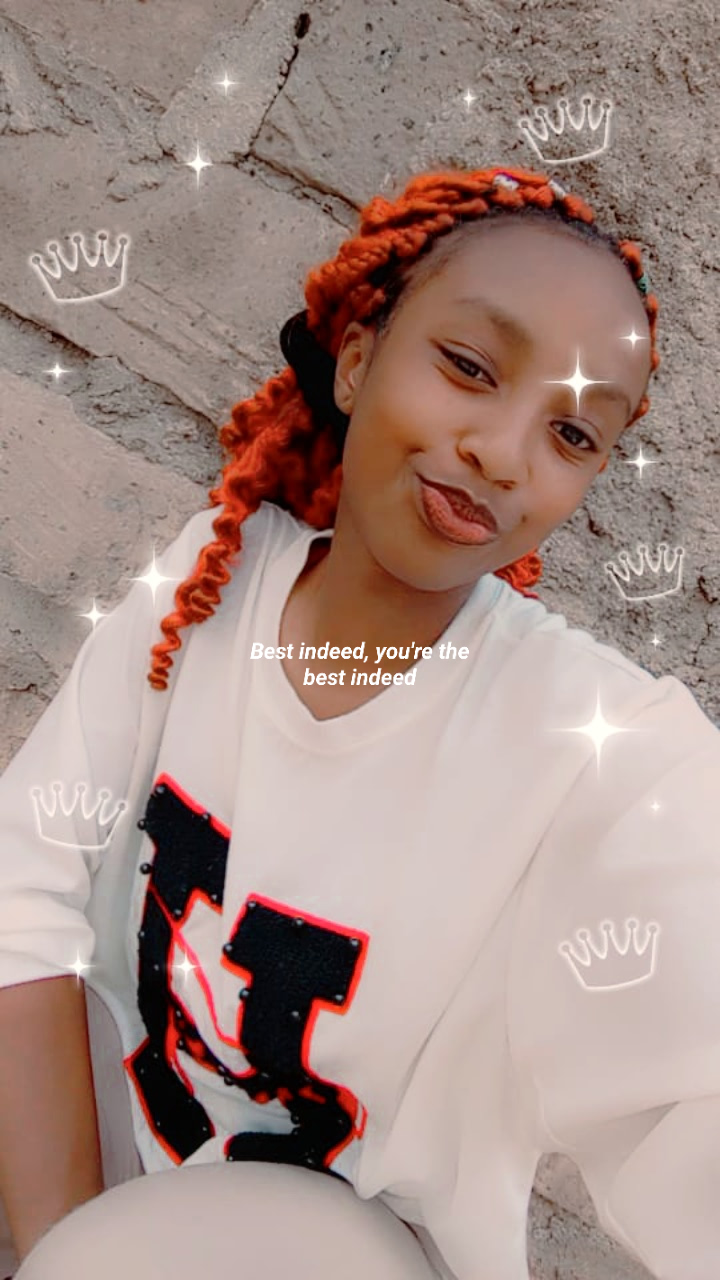
#> input picture IMG_1694894995982.jpg, 720 x 1280 px
$ python sketchy.py
#> lines starting #> are read from the running program, lines starting #| are printed output that depends on the picture
import cv2
import numpy as np
import imageio
import scipy.ndimage

img_path = "IMG_1694894995982.jpg"

def grayscale(rgb):
    return np.dot(rgb[..., :3], [0.299, 0.587, 0.114])

def dodge(front, back):
    result = front * 255 / (np.clip(255 - back, a_min=1, a_max=None))
    result[result > 255] = 255
    result[back == 255] = 255
    return result.astype('uint8')

# Read the image using imageio
s = imageio.imread(img_path)
#> s is the input picture: shape (1280, 720, 3); mean R, G, B 164.5, 140.3, 132.9

# Convert the image to grayscale
g = grayscale(s)
#> in grayscale, `return np.dot(rgb[..., :3], [0.299, 0.587, 0.114])`:
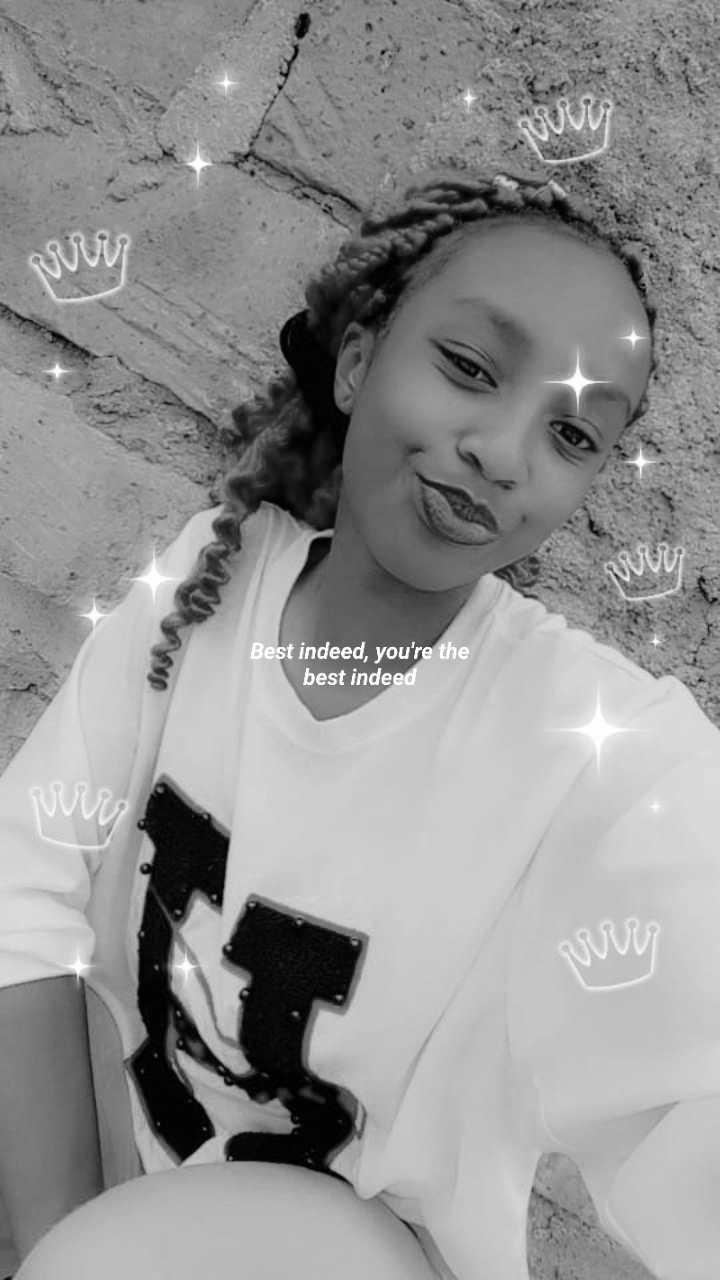
#> returned value: shape (1280, 720) float64; min 0, max 255, mean 146.7

# Invert the grayscale image
i = 255 - g

# Apply Gaussian filter
b = scipy.ndimage.filters.gaussian_filter(i, sigma=10)
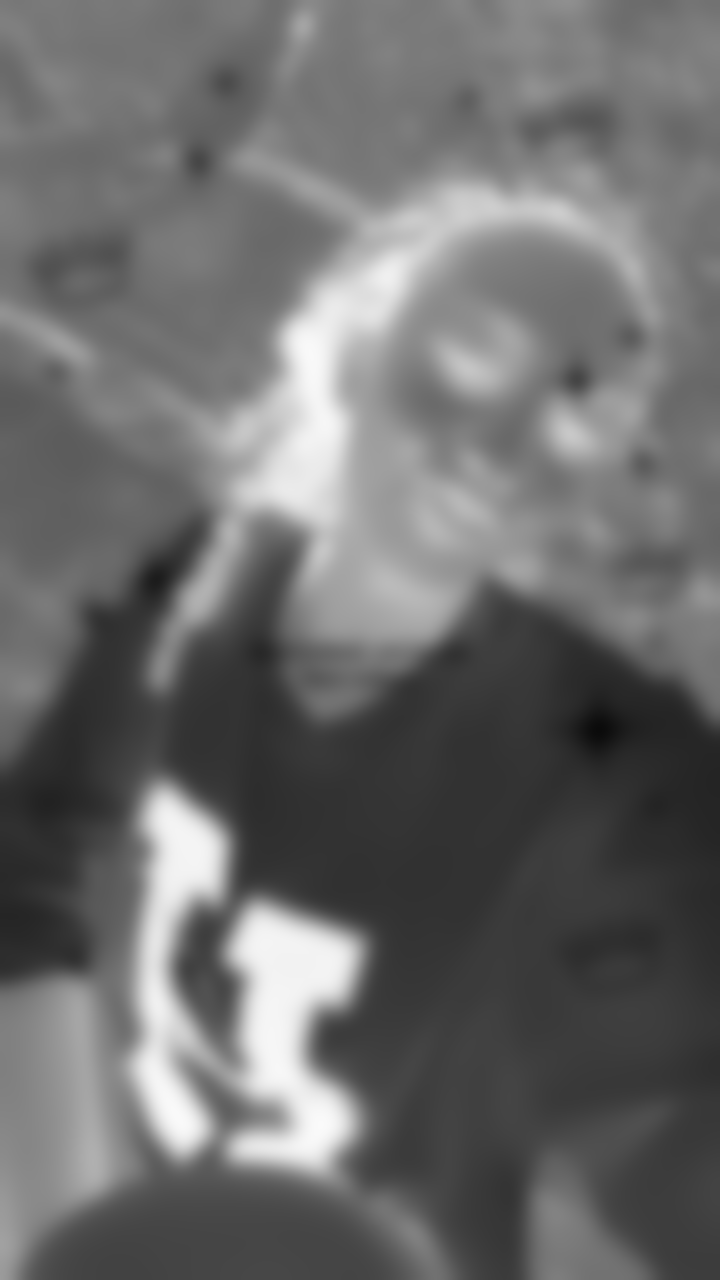
#> b: shape (1280, 720) float64; min 11.43, max 250.3, mean 108.3

# Create the final sketch
c = dodge(b, g)
#> in dodge, `result = front * 255 / (np.clip(255 - back, a_min=1, a_max=None))`:
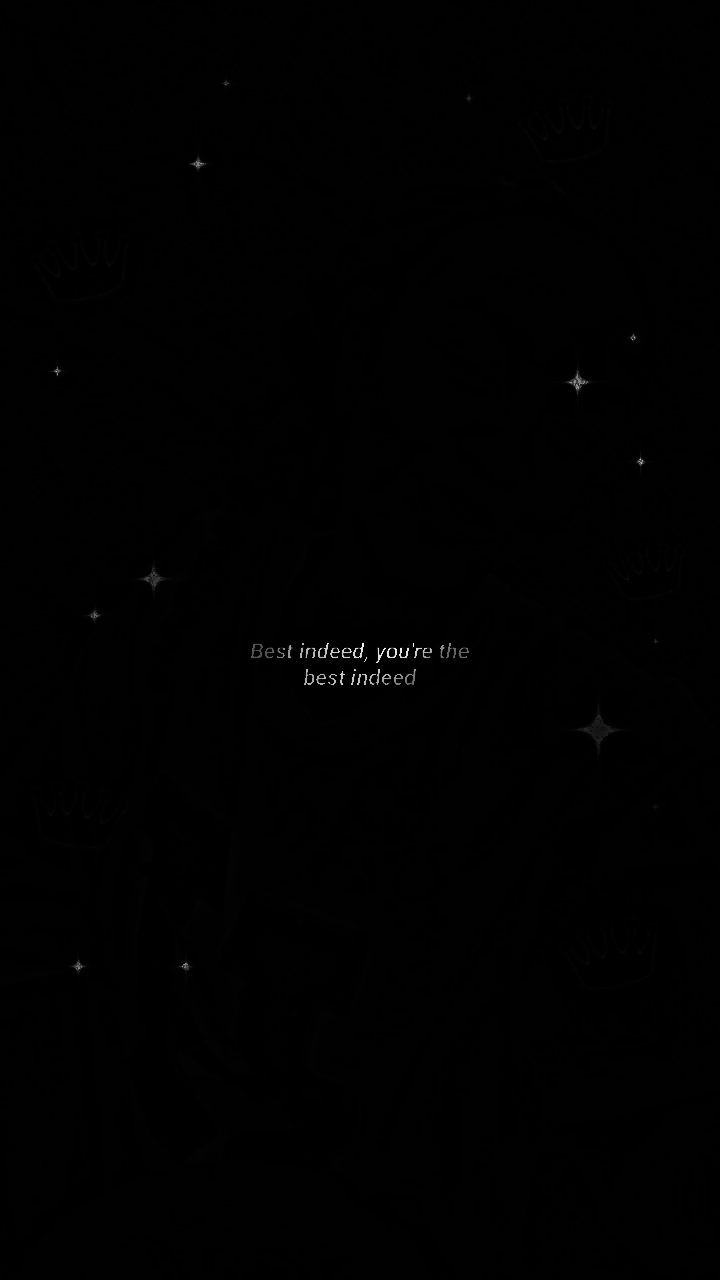
#> result: shape (1280, 720) float64; min 119.1, max 34574.8, mean 300.2; drawn with min black and max white
#> in dodge, `result[result > 255] = 255`:
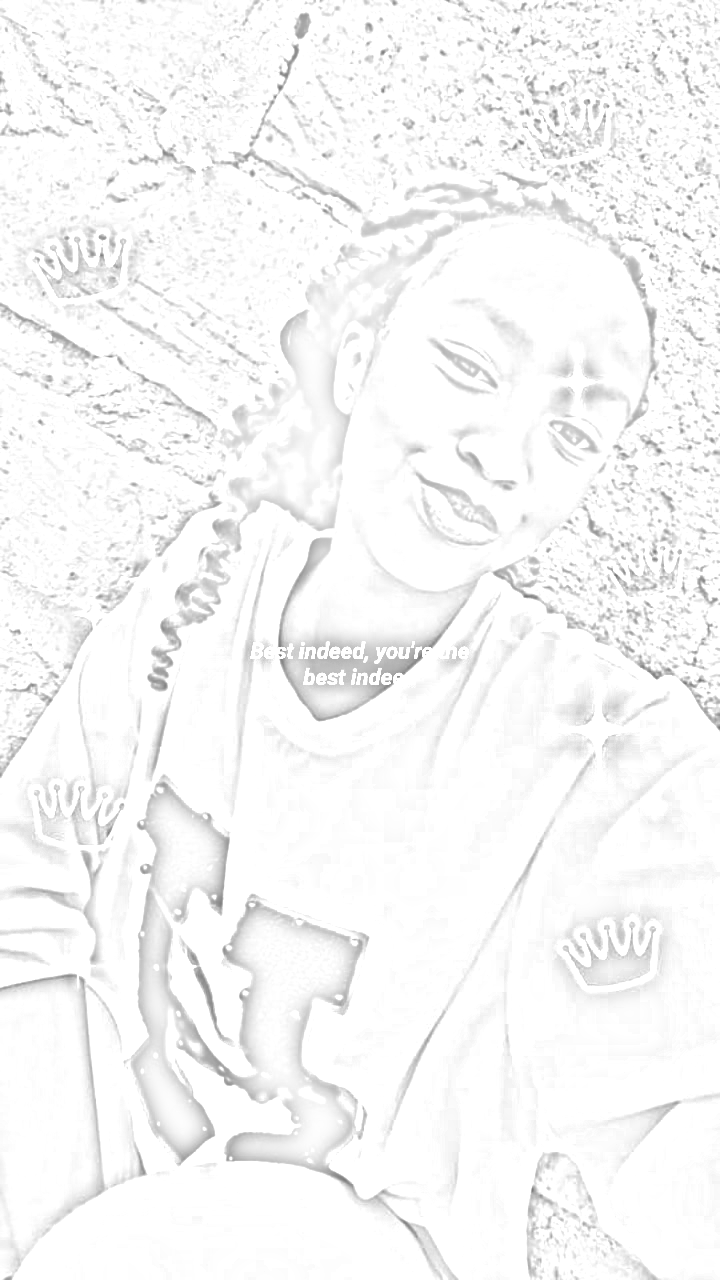
#> result: shape (1280, 720) float64; min 119.1, max 255, mean 247.1

# Display the original image
cv2.imshow("Original Image", s)

# Display the sketch
cv2.imshow("Sketch", c)

# Wait for a key event and then close the windows
cv2.waitKey(0)
cv2.destroyAllWindows()

$ run again, with WIN_20240101_19_10_51_Pro.jpg copied over IMG_1694894995982.jpg
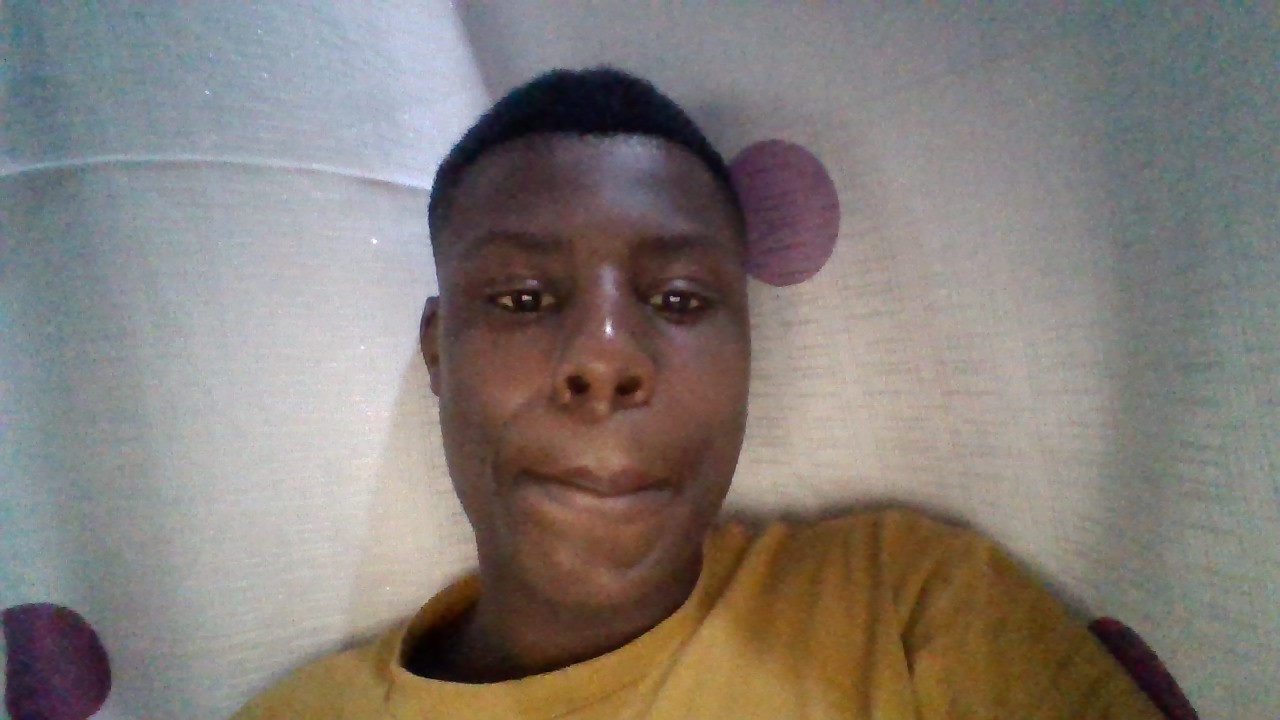
#> input picture WIN_20240101_19_10_51_Pro.jpg, 1280 x 720 px
#> s is the input picture: shape (720, 1280, 3); mean R, G, B 131.6, 124, 118.8
#> `b = scipy.ndimage.filters.gaussian_filter(i, sigma=10)`:
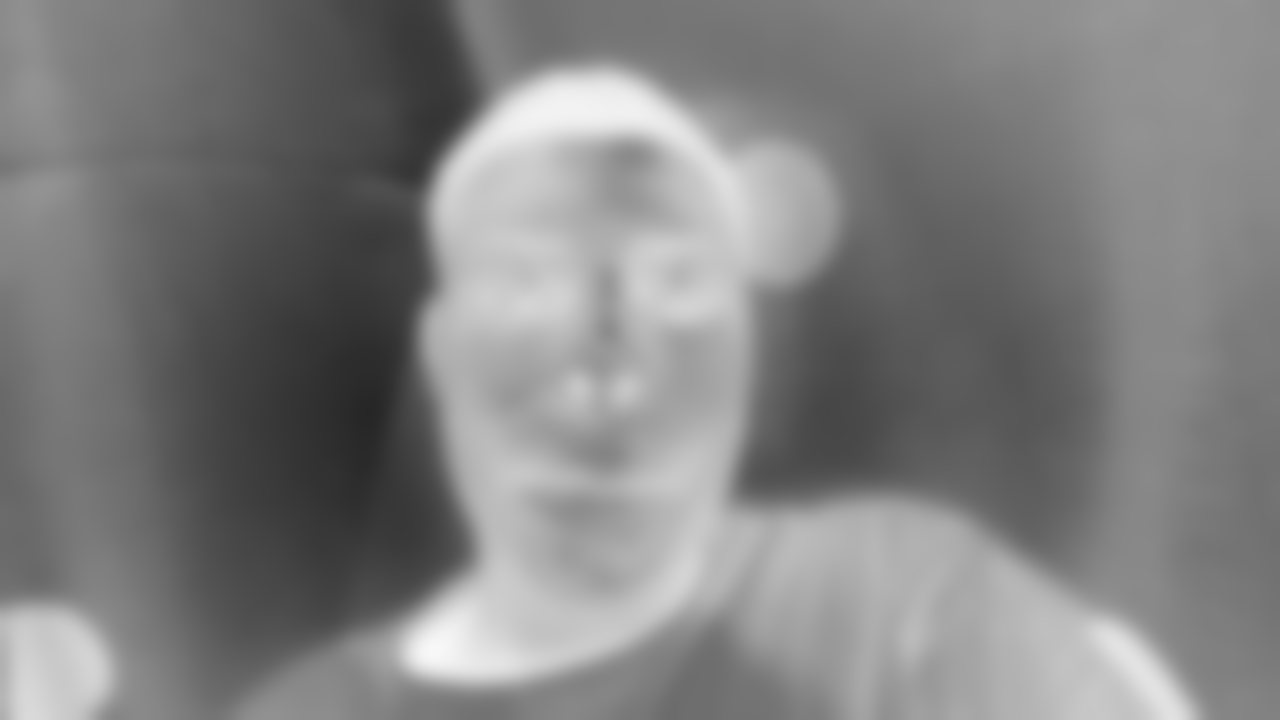
#> b: shape (720, 1280) float64; min 38.88, max 248, mean 129.3
#> in dodge, `result[result > 255] = 255`:
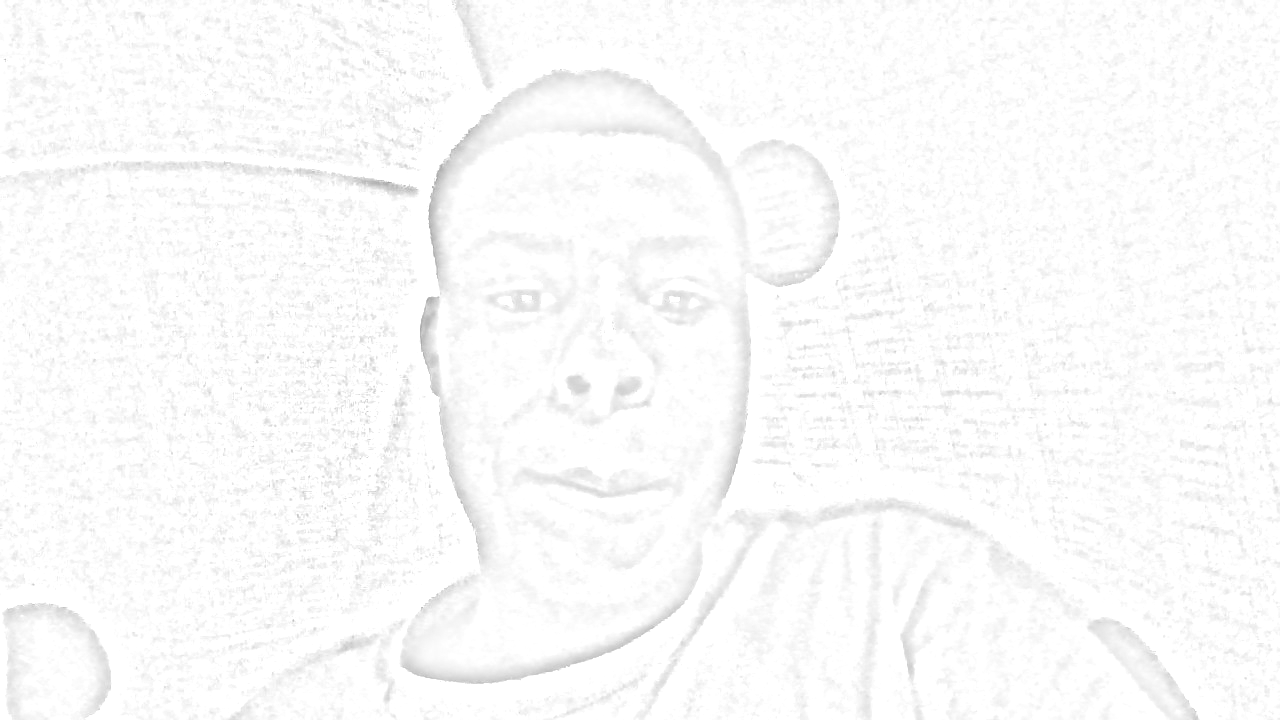
#> result: shape (720, 1280) float64; min 157.1, max 255, mean 251.1
